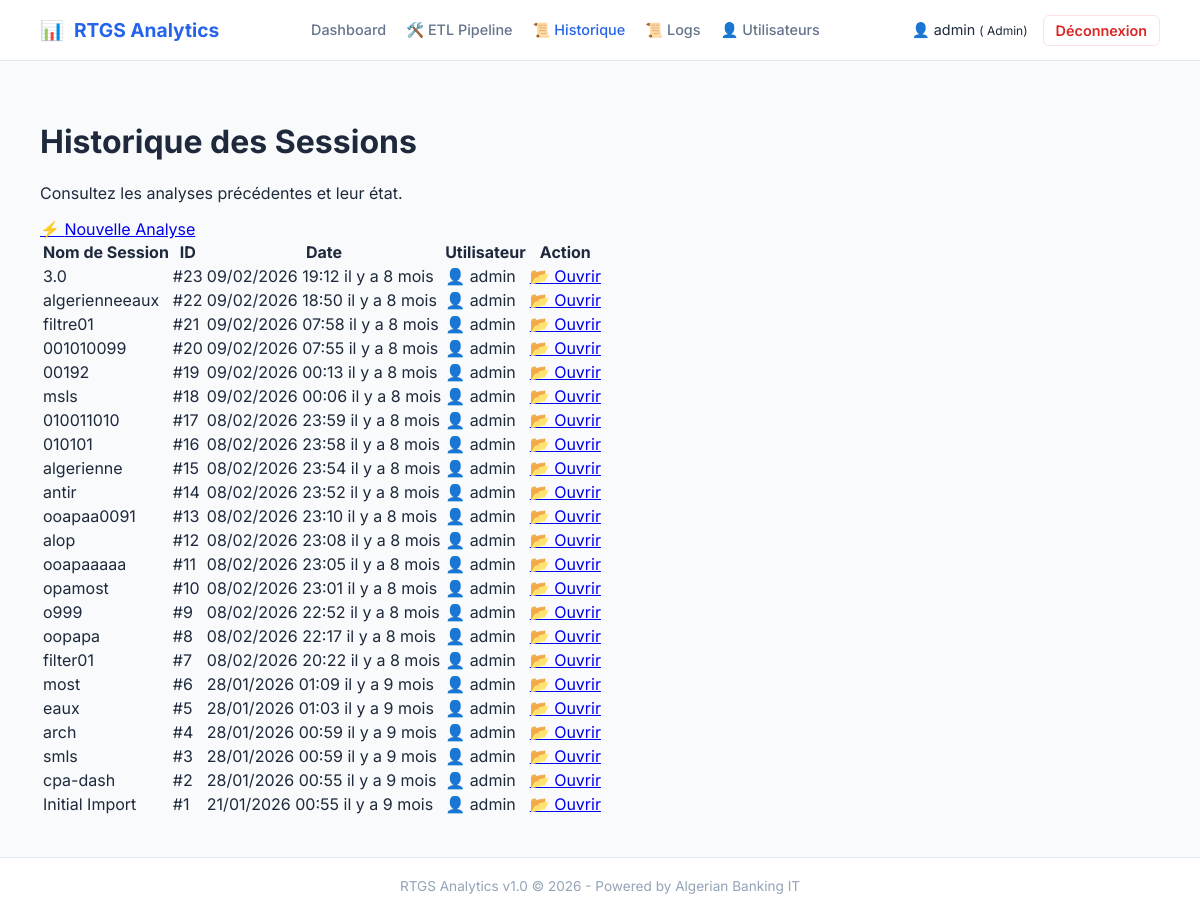
The app's page /index.php?action=history (signed in) with its own data.
### tables this page shows
CREATE TABLE IF NOT EXISTS `audit_sessions` (
  `id` int NOT NULL AUTO_INCREMENT,
  `user_id` int NOT NULL,
  `name` varchar(100) DEFAULT 'Nouvelle Session',
  `created_at` timestamp NOT NULL DEFAULT CURRENT_TIMESTAMP,
  `filters_json` text,
  PRIMARY KEY (`id`)
);

CREATE TABLE IF NOT EXISTS `users` (
  `id` int NOT NULL AUTO_INCREMENT,
  `username` varchar(50) NOT NULL,
  `password_hash` varchar(255) NOT NULL,
  `role_id` int NOT NULL,
  `created_at` timestamp NOT NULL DEFAULT CURRENT_TIMESTAMP,
  PRIMARY KEY (`id`),
  UNIQUE KEY `username` (`username`),
  KEY `role_id` (`role_id`),
  CONSTRAINT `users_ibfk_1` FOREIGN KEY (`role_id`) REFERENCES `roles` (`id`)
);

### src/Auth.php (called while the page is built, shortened)
<?php
class Auth
{
    public function hasRole($role)
    {
        return isset($_SESSION['role']) && $_SESSION['role'] === $role;
    }
}
?>

### src/Dashboard.php (called while the page is built, shortened)
<?php
class Dashboard
{
    private $pdo;
    public function __construct($pdo)
    {
        $this->pdo = $pdo;
    }
    public function getAuditSessions()
    {
        return $this->pdo->query("SELECT s.*, u.username FROM audit_sessions s JOIN users u ON s.user_id = u.id ORDER BY s.created_at DESC")->fetchAll();
    }
}
?>

### templates/history.php (the view, shortened to what this page needs)
<?php
require_once __DIR__ . '/header.php';
?>
<div class="max-w-[1200px] mx-auto p-6">
    <div class="flex justify-between items-center mb-8">
        <div>
            <h1 class="text-2xl font-bold text-slate-800 flex items-center gap-2">
                Historique des Sessions
            </h1>
            <p class="text-slate-500 text-sm mt-1 ml-4">Consultez les analyses précédentes et leur état.</p>
        </div>
        <div>
            <a href="index.php?action=etl"
                class="px-4 py-2 bg-blue-600 text-white rounded-lg hover:bg-blue-700 font-medium transition shadow-sm flex items-center gap-2">
                <span>⚡</span> Nouvelle Analyse
            </a>
        </div>
    </div>
    <div class="bg-white rounded-xl shadow-sm border border-slate-200 overflow-hidden">
        <table class="w-full text-left border-collapse">
            <thead class="bg-slate-50 text-[11px] uppercase text-slate-500 font-semibold border-b border-slate-200">
                <tr>
                    <th class="pb-3 text-left text-xs font-bold text-slate-400 uppercase tracking-wider">Nom de Session
                    </th>
                    <th class="pb-3 text-left text-xs font-bold text-slate-400 uppercase tracking-wider">ID</th>
                    <th class="pb-3 text-left text-xs font-bold text-slate-400 uppercase tracking-wider">Date</th>
                    <th class="pb-3 text-left text-xs font-bold text-slate-400 uppercase tracking-wider">Utilisateur
                    </th>
                    <th class="pb-3 text-right text-xs font-bold text-slate-400 uppercase tracking-wider">Action</th>
                </tr>
            </thead>
            <tbody class="text-slate-600 text-sm">
                <?php if (empty($sessions)): ?>
                    <tr>
                        <td colspan="5" class="p-8 text-center text-slate-400 italic">Aucune session d'analyse trouvée.</td>
                    </tr>
                <?php else: ?>
                    <?php foreach ($sessions as $s): ?>
                        <tr class="border-b border-slate-50 hover:bg-slate-50 transition">
                            <td class="py-3 font-medium text-slate-800">
                                <?= !empty($s['name']) ? htmlspecialchars($s['name']) : 'Session #' . $s['id'] ?>
                            </td>
                            <td class="py-3 font-mono text-xs text-slate-500">#<?= $s['id'] ?></td>
                            <td class="py-3">
                                <span class="block text-slate-700"><?= date('d/m/Y H:i', strtotime($s['created_at'])) ?></span>
                                <span class="text-xs text-slate-400"><?= time_elapsed_string($s['created_at']) ?></span>
                            </td>
                            <td class="py-3">
                                <span class="inline-flex items-center gap-2 px-2 py-1 bg-slate-100 rounded text-xs font-medium">
                                    👤 <?= htmlspecialchars($s['username']) ?>
                                </span>
                            </td>
                            <td class="py-3 text-right">
                                <a href="index.php?action=dashboard&session_id=<?= $s['id'] ?>"
                                    class="inline-flex items-center gap-2 px-3 py-1.5 bg-blue-50 text-blue-600 rounded-lg text-xs font-medium hover:bg-blue-100 transition">
                                    <span>📂</span> Ouvrir
                                </a>
                            </td>
                        </tr>
                    <?php endforeach; ?>
                <?php endif; ?>
            </tbody>
        </table>
    </div>
</div>
<?php
function time_elapsed_string($datetime, $full = false)
{
    $now = new DateTime;
    $ago = new DateTime($datetime);
    $diff = $now->diff($ago);
    $weeks = floor($diff->d / 7);
    $diff->d -= $weeks * 7;
    $string = array(
        'y' => 'an',
        'm' => 'mois',
        'w' => 'semaine',
        'd' => 'jour',
        'h' => 'heure',
        'i' => 'minute',
        's' => 'seconde',
    );
    $diff_values = [
        'y' => $diff->y,
        'm' => $diff->m,
        'w' => $weeks,
        'd' => $diff->d,
        'h' => $diff->h,
        'i' => $diff->i,
        's' => $diff->s,
    ];
    foreach ($string as $k => &$v) {
        $value = $diff_values[$k];
        if ($value) {
            $v = $value . ' ' . $v . ($value > 1 && $k != 'm' ? 's' : '');
        } else {
            unset($string[$k]);
        }
    }
    if (!$full)
        $string = array_slice($string, 0, 1);
    return $string ? 'il y a ' . implode(', ', $string) : 'à l\'instant';
}
?>
<?php require_once __DIR__ . '/footer.php'; ?>

### public/index.php (shortened to what this page needs)
<?php
require_once __DIR__ . '/../config/db.php';
require_once __DIR__ . '/../src/Auth.php';
require_once __DIR__ . '/../src/Dashboard.php';
$logger = new Logger($pdo);
$auth = new Auth($pdo, $logger);
$dashboard = new Dashboard($pdo);
$action = $_GET['action'] ?? 'dashboard';
switch ($action) {
    case 'history':
        $sessions = $dashboard->getAuditSessions();
        require __DIR__ . '/../templates/history.php';
        break;
}
?>

### templates/header.php (shortened to what this page needs)
<!DOCTYPE html>
<html lang="fr">
<head>
</head>
<body>
    <nav class="navbar">
        <div class="nav-logo">
            <span>📊</span> RTGS Analytics
        </div>
        <div class="nav-links">
            <a href="index.php?action=dashboard"
                class="nav-link <?= $action == 'dashboard' ? 'active' : '' ?>">Dashboard</a>
            <?php if ($auth->hasRole('Admin')): ?>
                <a href="index.php?action=etl" class="nav-link <?= $action == 'etl' ? 'active' : '' ?>">🛠️ ETL Pipeline</a>
                <a href="index.php?action=history" class="nav-link <?= $action == 'history' ? 'active' : '' ?>">📜
                    Historique</a>
                <a href="index.php?action=activity_logs"
                    class="nav-link <?= $action == 'activity_logs' ? 'active' : '' ?>">📜 Logs</a>
                <a href="index.php?action=admin_users" class="nav-link <?= $action == 'admin_users' ? 'active' : '' ?>">👤
                    Utilisateurs</a>
            <?php endif; ?>
        </div>
        <div class="user-menu">
            <span>👤
                <?= htmlspecialchars($_SESSION['username']) ?> <small>(
                    <?= htmlspecialchars($_SESSION['role']) ?>)
                </small>
            </span>
            <a href="index.php?action=logout" class="logout-btn">Déconnexion</a>
        </div>
    </nav>
    <div class="main-container">

### templates/footer.php
</div>
<footer
    style="text-align: center; padding: 20px; color: #94a3b8; font-size: 0.85rem; border-top: 1px solid #e2e8f0; background: white;">
    RTGS Analytics v1.0 &copy; 2026 - Powered by Algerian Banking IT
</footer>
</body>
</html>

### templates/header.php (style rules this page uses)
:root { --primary: #2563eb; --bg: #f8fafc; --surface: #ffffff; --text: #1e293b; }
body { font-family: 'Inter', sans-serif; background: var(--bg); color: var(--text); margin: 0; display: flex; flex-direction: column; min-height: 100vh; }
.navbar { background: var(--surface); border-bottom: 1px solid #e2e8f0; padding: 0 40px; height: 60px; display: flex; align-items: center; justify-content: space-between; }
.nav-logo { font-weight: 700; font-size: 1.2rem; color: var(--primary); display: flex; align-items: center; gap: 10px; }
.nav-links { display: flex; gap: 20px; }
.nav-link { text-decoration: none; color: #64748b; font-weight: 500; font-size: 0.9rem; transition: 0.2s; }
.nav-link:hover, .nav-link.active { color: var(--primary); }
.user-menu { font-size: 0.9rem; display: flex; align-items: center; gap: 15px; }
.logout-btn { color: #dc2626; text-decoration: none; font-weight: 600; border: 1px solid #fee2e2; padding: 6px 12px; border-radius: 6px; }
.main-container { flex: 1; padding: 40px; max-width: 1440px; margin: 0 auto; width: 100%; box-sizing: border-box; }

### records on screen
audit_sessions: name "3.0", id "23", created_at "09/02/2026 19:12", created_at "il y a 8 mois", user.username "admin"
audit_sessions: name "algerienneeaux", id "22", created_at "09/02/2026 18:50", created_at "il y a 8 mois", user.username "admin"
audit_sessions: name "filtre01", id "21", created_at "09/02/2026 07:58", created_at "il y a 8 mois", user.username "admin"
audit_sessions: name "001010099", id "20", created_at "09/02/2026 07:55", created_at "il y a 8 mois", user.username "admin"
audit_sessions: name "00192", id "19", created_at "09/02/2026 00:13", created_at "il y a 8 mois", user.username "admin"
audit_sessions: name "msls", id "18", created_at "09/02/2026 00:06", created_at "il y a 8 mois", user.username "admin"
audit_sessions: name "010011010", id "17", created_at "08/02/2026 23:59", created_at "il y a 8 mois", user.username "admin"
audit_sessions: name "010101", id "16", created_at "08/02/2026 23:58", created_at "il y a 8 mois", user.username "admin"
audit_sessions: name "algerienne", id "15", created_at "08/02/2026 23:54", created_at "il y a 8 mois", user.username "admin"
audit_sessions: name "antir", id "14", created_at "08/02/2026 23:52", created_at "il y a 8 mois", user.username "admin"
audit_sessions: name "ooapaa0091", id "13", created_at "08/02/2026 23:10", created_at "il y a 8 mois", user.username "admin"
audit_sessions: name "alop", id "12", created_at "08/02/2026 23:08", created_at "il y a 8 mois", user.username "admin"
audit_sessions: name "ooapaaaaa", id "11", created_at "08/02/2026 23:05", created_at "il y a 8 mois", user.username "admin"
audit_sessions: name "opamost", id "10", created_at "08/02/2026 23:01", created_at "il y a 8 mois", user.username "admin"
audit_sessions: name "o999", id "9", created_at "08/02/2026 22:52", created_at "il y a 8 mois", user.username "admin"
audit_sessions: name "oopapa", id "8", created_at "08/02/2026 22:17", created_at "il y a 8 mois", user.username "admin"
audit_sessions: name "filter01", id "7", created_at "08/02/2026 20:22", created_at "il y a 8 mois", user.username "admin"
audit_sessions: name "most", id "6", created_at "28/01/2026 01:09", created_at "il y a 9 mois", user.username "admin"
audit_sessions: name "eaux", id "5", created_at "28/01/2026 01:03", created_at "il y a 9 mois", user.username "admin"
audit_sessions: name "arch", id "4", created_at "28/01/2026 00:59", created_at "il y a 9 mois", user.username "admin"
audit_sessions: name "smls", id "3", created_at "28/01/2026 00:59", created_at "il y a 9 mois", user.username "admin"
audit_sessions: name "cpa-dash", id "2", created_at "28/01/2026 00:55", created_at "il y a 9 mois", user.username "admin"
audit_sessions: name "Initial Import", id "1", created_at "21/01/2026 00:55", created_at "il y a 9 mois", user.username "admin"

### other values on screen
$_SESSION['username'] "admin"
$_SESSION['role'] "Admin"
